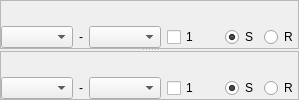
          <widget class="QWidget" name="page_data_data">
           <layout class="QVBoxLayout" name="verticalLayout_22">
            <property name="spacing">
             <number>0</number>
            </property>
            <property name="leftMargin">
             <number>0</number>
            </property>
            <property name="topMargin">
             <number>0</number>
            </property>
            <property name="rightMargin">
             <number>0</number>
            </property>
            <property name="bottomMargin">
             <number>0</number>
            </property>
            <item>
             <widget class="QSplitter" name="splitter_2">
              <property name="sizePolicy">
               <sizepolicy hsizetype="Preferred" vsizetype="Preferred">
                <horstretch>0</horstretch>
                <verstretch>0</verstretch>
               </sizepolicy>
              </property>
              <property name="orientation">
               <enum>Qt::Vertical</enum>
              </property>
              <property name="handleWidth">
               <number>2</number>
              </property>
              <widget class="QFrame" name="F1">
               <property name="frameShape">
                <enum>QFrame::StyledPanel</enum>
               </property>
               <layout class="QVBoxLayout" name="verticalLayout_6">
                <property name="spacing">
                 <number>0</number>
                </property>
                <property name="leftMargin">
                 <number>0</number>
                </property>
                <property name="topMargin">
                 <number>0</number>
                </property>
                <property name="rightMargin">
                 <number>0</number>
                </property>
                <property name="bottomMargin">
                 <number>0</number>
                </property>
                <item>
                 <layout class="QVBoxLayout" name="verticalLayout_5" stretch="1,2">
                  <property name="spacing">
                   <number>0</number>
                  </property>
                  <property name="bottomMargin">
                   <number>0</number>
                  </property>
                  <item>
                   <widget class="QFrame" name="frame_plt1">
                    <property name="sizePolicy">
                     <sizepolicy hsizetype="Preferred" vsizetype="Expanding">
                      <horstretch>0</horstretch>
                      <verstretch>0</verstretch>
                     </sizepolicy>
                    </property>
                    <property name="frameShape">
                     <enum>QFrame::NoFrame</enum>
                    </property>
                    <property name="frameShadow">
                     <enum>QFrame::Sunken</enum>
                    </property>
                   </widget>
                  </item>
                  <item>
                   <widget class="QFrame" name="frame_plt1set">
                    <property name="sizePolicy">
                     <sizepolicy hsizetype="Preferred" vsizetype="Fixed">
                      <horstretch>0</horstretch>
                      <verstretch>0</verstretch>
                     </sizepolicy>
                    </property>
                    <property name="frameShape">
                     <enum>QFrame::NoFrame</enum>
                    </property>
                    <property name="frameShadow">
                     <enum>QFrame::Raised</enum>
                    </property>
                    <layout class="QHBoxLayout" name="horizontalLayout_26">
                     <property name="spacing">
                      <number>6</number>
                     </property>
                     <property name="leftMargin">
                      <number>0</number>
                     </property>
                     <property name="topMargin">
                      <number>0</number>
                     </property>
                     <property name="rightMargin">
                      <number>0</number>
                     </property>
                     <property name="bottomMargin">
                      <number>0</number>
                     </property>
                     <item>
                      <widget class="QComboBox" name="comboBox_plt1_optsy">
                       <property name="sizePolicy">
                        <sizepolicy hsizetype="Preferred" vsizetype="Fixed">
                         <horstretch>0</horstretch>
                         <verstretch>0</verstretch>
                        </sizepolicy>
                       </property>
                       <property name="maxVisibleItems">
                        <number>15</number>
                       </property>
                       <property name="sizeAdjustPolicy">
                        <enum>QComboBox::AdjustToContents</enum>
                       </property>
                       <property name="iconSize">
                        <size>
                         <width>16</width>
                         <height>16</height>
                        </size>
                       </property>
                      </widget>
                     </item>
                     <item>
                      <widget class="QLabel" name="label_4">
                       <property name="text">
                        <string>-</string>
                       </property>
                      </widget>
                     </item>
                     <item>
                      <widget class="QComboBox" name="comboBox_plt1_optsx">
                       <property name="sizePolicy">
                        <sizepolicy hsizetype="Preferred" vsizetype="Fixed">
                         <horstretch>0</horstretch>
                         <verstretch>0</verstretch>
                        </sizepolicy>
                       </property>
                       <property name="maxVisibleItems">
                        <number>15</number>
                       </property>
                       <property name="sizeAdjustPolicy">
                        <enum>QComboBox::AdjustToContents</enum>
                       </property>
                       <property name="iconSize">
                        <size>
                         <width>16</width>
                         <height>16</height>
                        </size>
                       </property>
                      </widget>
                     </item>
                     <item>
                      <layout class="QHBoxLayout" name="horizontalLayout_plt1set_harm">
                       <property name="spacing">
                        <number>6</number>
                       </property>
                       <item>
                        <widget class="QCheckBox" name="checkBox_plt1_h1">
                         <property name="text">
                          <string>1</string>
                         </property>
                        </widget>
                       </item>
                      </layout>
                     </item>
                     <item>
                      <spacer name="horizontalSpacer_26">
                       <property name="orientation">
                        <enum>Qt::Horizontal</enum>
                       </property>
                       <property name="sizeType">
                        <enum>QSizePolicy::Maximum</enum>
                       </property>
                       <property name="sizeHint" stdset="0">
                        <size>
                         <width>20</width>
                         <height>20</height>
                        </size>
                       </property>
                      </spacer>
                     </item>
                     <item>
                      <widget class="QRadioButton" name="radioButton_plt1_samp">
                       <property name="text">
                        <string>S</string>
                       </property>
                       <property name="checked">
                        <bool>true</bool>
                       </property>
                      </widget>
                     </item>
                     <item>
                      <widget class="QRadioButton" name="radioButton_plt1_ref">
                       <property name="text">
                        <string>R</string>
                       </property>
                      </widget>
                     </item>
                     <item>
                      <spacer name="horizontalSpacer_27">
                       <property name="orientation">
                        <enum>Qt::Horizontal</enum>
                       </property>
                       <property name="sizeHint" stdset="0">
                        <size>
                         <width>0</width>
                         <height>0</height>
                        </size>
                       </property>
                      </spacer>
                     </item>
                    </layout>
                   </widget>
                  </item>
                 </layout>
                </item>
               </layout>
              </widget>
              <widget class="QFrame" name="F2">
               <property name="frameShape">
                <enum>QFrame::StyledPanel</enum>
               </property>
               <property name="frameShadow">
                <enum>QFrame::Sunken</enum>
               </property>
               <layout class="QVBoxLayout" name="verticalLayout_8">
                <property name="spacing">
                 <number>0</number>
                </property>
                <property name="leftMargin">
                 <number>0</number>
                </property>
                <property name="topMargin">
                 <number>0</number>
                </property>
                <property name="rightMargin">
                 <number>0</number>
                </property>
                <property name="bottomMargin">
                 <number>0</number>
                </property>
                <item>
                 <layout class="QVBoxLayout" name="verticalLayout_7">
                  <property name="spacing">
                   <number>0</number>
                  </property>
                  <property name="bottomMargin">
                   <number>0</number>
                  </property>
                  <item>
                   <widget class="QFrame" name="frame_plt2">
                    <property name="sizePolicy">
                     <sizepolicy hsizetype="Preferred" vsizetype="Expanding">
                      <horstretch>0</horstretch>
                      <verstretch>0</verstretch>
                     </sizepolicy>
                    </property>
                    <property name="frameShape">
                     <enum>QFrame::NoFrame</enum>
                    </property>
                    <property name="frameShadow">
                     <enum>QFrame::Sunken</enum>
                    </property>
                   </widget>
                  </item>
                  <item>
                   <widget class="QFrame" name="frame_plt2set">
                    <property name="sizePolicy">
                     <sizepolicy hsizetype="Preferred" vsizetype="Fixed">
                      <horstretch>0</horstretch>
                      <verstretch>0</verstretch>
                     </sizepolicy>
                    </property>
                    <property name="frameShape">
                     <enum>QFrame::NoFrame</enum>
                    </property>
                    <property name="frameShadow">
                     <enum>QFrame::Raised</enum>
                    </property>
                    <layout class="QHBoxLayout" name="horizontalLayout_3">
                     <property name="leftMargin">
                      <number>0</number>
                     </property>
                     <property name="topMargin">
                      <number>0</number>
                     </property>
                     <property name="rightMargin">
                      <number>0</number>
                     </property>
                     <property name="bottomMargin">
                      <number>0</number>
                     </property>
                     <item>
                      <widget class="QComboBox" name="comboBox_plt2_optsy">
                       <property name="sizePolicy">
                        <sizepolicy hsizetype="Preferred" vsizetype="Fixed">
                         <horstretch>0</horstretch>
                         <verstretch>0</verstretch>
                        </sizepolicy>
                       </property>
                       <property name="maxVisibleItems">
                        <number>15</number>
                       </property>
                       <property name="sizeAdjustPolicy">
                        <enum>QComboBox::AdjustToContents</enum>
                       </property>
                       <property name="iconSize">
                        <size>
                         <width>16</width>
                         <height>16</height>
                        </size>
                       </property>
                      </widget>
                     </item>
                     <item>
                      <widget class="QLabel" name="label_7">
                       <property name="text">
                        <string>-</string>
                       </property>
                      </widget>
                     </item>
                     <item>
                      <widget class="QComboBox" name="comboBox_plt2_optsx">
                       <property name="sizePolicy">
                        <sizepolicy hsizetype="Preferred" vsizetype="Fixed">
                         <horstretch>0</horstretch>
                         <verstretch>0</verstretch>
                        </sizepolicy>
                       </property>
                       <property name="maxVisibleItems">
                        <number>15</number>
                       </property>
                       <property name="sizeAdjustPolicy">
                        <enum>QComboBox::AdjustToContents</enum>
                       </property>
                       <property name="iconSize">
                        <size>
                         <width>16</width>
                         <height>16</height>
                        </size>
                       </property>
                      </widget>
                     </item>
                     <item>
                      <layout class="QHBoxLayout" name="horizontalLayout_plt2set_harm">
                       <item>
                        <widget class="QCheckBox" name="checkBox_plt2_h1">
                         <property name="text">
                          <string>1</string>
                         </property>
                        </widget>
                       </item>
                      </layout>
                     </item>
                     <item>
                      <spacer name="horizontalSpacer_10">
                       <property name="orientation">
                        <enum>Qt::Horizontal</enum>
                       </property>
                       <property name="sizeType">
                        <enum>QSizePolicy::Maximum</enum>
                       </property>
                       <property name="sizeHint" stdset="0">
                        <size>
                         <width>20</width>
                         <height>20</height>
                        </size>
                       </property>
                      </spacer>
                     </item>
                     <item>
                      <widget class="QRadioButton" name="radioButton_plt2_samp">
                       <property name="text">
                        <string>S</string>
                       </property>
                       <property name="checked">
                        <bool>true</bool>
                       </property>
                      </widget>
                     </item>
                     <item>
                      <widget class="QRadioButton" name="radioButton_plt2_ref">
                       <property name="text">
                        <string>R</string>
                       </property>
                      </widget>
                     </item>
                     <item>
                      <spacer name="horizontalSpacer_8">
                       <property name="orientation">
                        <enum>Qt::Horizontal</enum>
                       </property>
                       <property name="sizeHint" stdset="0">
                        <size>
                         <width>0</width>
                         <height>0</height>
                        </size>
                       </property>
                      </spacer>
                     </item>
                    </layout>
                   </widget>
                  </item>
                 </layout>
                </item>
               </layout>
              </widget>
             </widget>
            </item>
           </layout>
          </widget>
